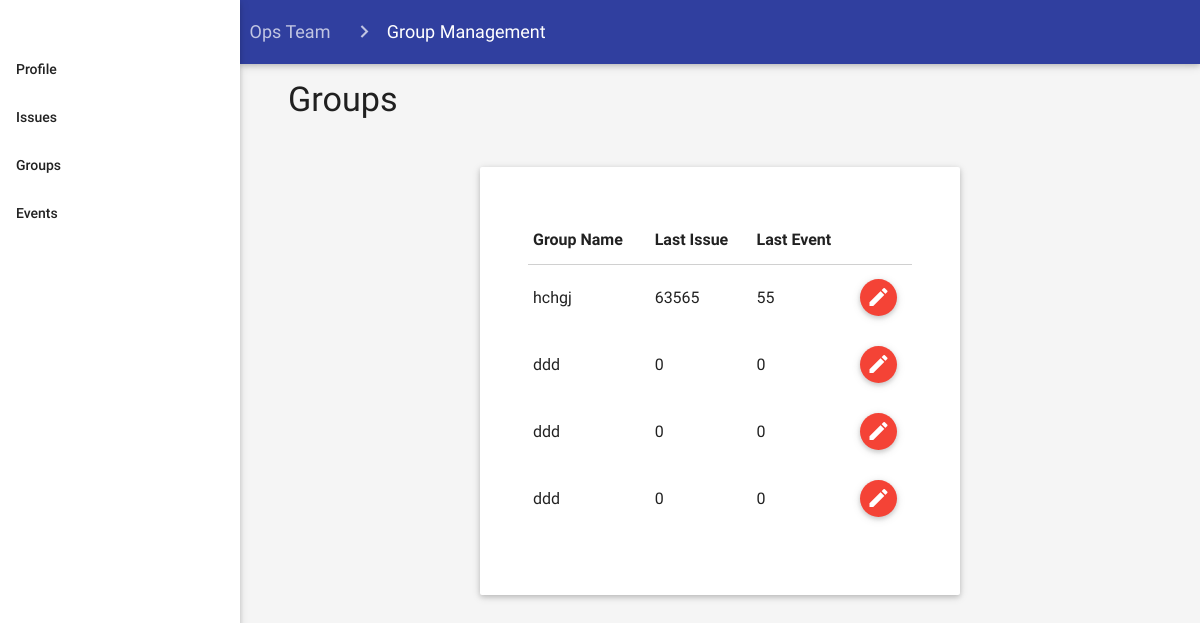
/html/opsteam/groupManagement_opsteam.php, run on the app's committed database.
### tables this page shows
CREATE TABLE `groups` (
  `Group_ID` int(11) NOT NULL,
  `Group_Name` varchar(255) NOT NULL,
  `Users` varchar(255) DEFAULT 'None',
  `Events` varchar(255) DEFAULT 'None',
  `Event_ID` int(255) NOT NULL,
  `User_ID` int(255) NOT NULL,
  `Group_Permissions` enum('View','Modify','Edit','Delete','Create') NOT NULL DEFAULT 'View'
);

### html/opsteam/groupManagement_opsteam.php (the view, shortened to what this page needs)
<html>
<head>
    <link type="text/css" rel="stylesheet" href="../../css/materialize.min.css" media="screen,projection" />
    <link type="text/css" rel="stylesheet" href="../../css/register.css" />
    <link type="text/css" rel="stylesheet" href="../../css/opsteam/groupManagement_opsteam.css" />
</head>
<body class="grey lighten-4">
    <ul id="nav-mobile" class="side-nav fixed sideNav">
        <br>
        <br>
        <li class="bold"><a href="http://localhost/MIS347/html/opsteam/profile_opsteam.php" class="waves-effect waves-teal">Profile</a></li>
        <li class="bold"><a href="http://localhost/MIS347/html/opsteam/issueManagement_opsteam.php" class="waves-effect waves-teal">Issues</a></li>
        <li class="bold"><a href="http://localhost/MIS347/html/opsteam/groupManagement_opsteam.php" class="waves-effect waves-teal">Groups</a></li>
        <li class="bold"><a href="http://localhost/MIS347/html/opsteam/eventManagement_opsteam.php" class="waves-effect waves-teal">Events</a></li>
    </ul>
    <div class="mainContainer">
        <nav class="indigo darken-2 topNavBar">
            <div class="nav-wrapper">
                <div class="col s12">
                    <a href="#!" class="breadcrumb">Ops Team</a>
                    <a href="#!" class="breadcrumb">Group Management</a>
                </div>
            </div>
        </nav>
        <div id="page_title">
            <h4>Groups</h4>
        </div>
        <div class="formContainer card">
            <form class="col s12 l12 m6">
                <table class="highlight responsive-table">
                    <thead>
                        <tr>
                            <th data-field="id">Group Name</th>
                            <th data-field="name">Last Issue</th>
                            <th data-field="price">Last Event</th>
                            <th data-field="action"></th>
                        </tr>
                    </thead>
                    <tbody>
						<?php
                        $conn = new mysqli('localhost','ske','ske','skecomplaints');
                            $sql = "SELECT * FROM groups";
                            $result = $conn->query($sql);
                            while($row = $result->fetch_assoc()){
                                $Group_ID = $row["Group_ID"];
                                $Group_Name = $row["Group_Name"];
                                $Event_ID = $row["Event_ID"];
                                $User_ID = $row["User_ID"];
                                echo '
                                <tr id="E'.$Group_ID.'">
                                <form  id="groupEdit" action = "../../php/groupEdit.php" method = "post">
                                    <input name="Egroupid" type = "hidden" value = "'.$Group_ID.'" />
                                </form>
                                <tr id="D'.$Group_ID.'">
                               <form  id="groupDelete" action = "../../php/groupDelete.php" method = "post">
                                    <input name="Dgroupid" type = "hidden" value = "'.$Group_ID.'" />
                                </form>
                                    <td>'.$Group_Name.'</td>
                                    <td>'.$Event_ID.'</td>
                                    <td>'.$User_ID.'</td>
                                    <td>
                                    <button class="btn-floating modal-trigger btn-small waves-effect waves-light red btn_edit" href="#editIssueModal"><i class="material-icons">mode_edit</i></a>
                                    </td>
                                </tr>
                                ';
                            }
                        ?>
                    </tbody>
                </table>
            </form>
        </div>
    </div>
</body>
</html>

### css/opsteam/groupManagement_opsteam.css (style rules this page uses)
#page_title { padding-left: 5%; }
.breadcrumb { padding-left: 1% }
@media screen and (min-width: 993px) { .side-nav { width: 20%; min-width: 100px; } }
@media screen and (min-width: 993px) { .card { width: 70%; } }
@media only screen and (min-width: 993px) { .mainContainer { width: 80%; margin-left: 20%; } }
.sidenav { width: 20%; }
.formContainer { width: 50%; margin: 5% auto 0 auto; padding: 5%; }

### data on the page
groups: Group_Name "hchgj", Event_ID "63565", User_ID "55"
groups: Group_Name "ddd", Event_ID "0", User_ID "0"
groups: Group_Name "ddd", Event_ID "0", User_ID "0"
groups: Group_Name "ddd", Event_ID "0", User_ID "0"
